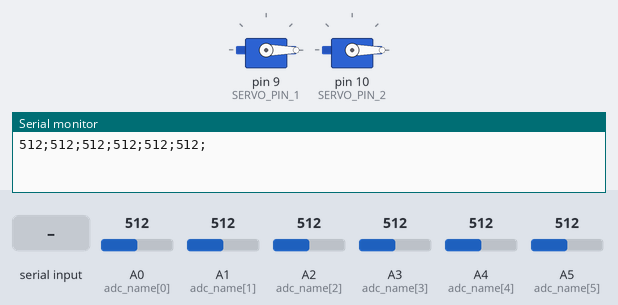
Simulated run of this program. Board: Arduino Uno, built with avr-gcc and run on an emulated ATmega328P. Parts: 2 × servo, the last lines printed to the serial monitor. The test bench sets the inputs (shaded band); at power-on: A0 (adc_name[0]) = 512, A1 (adc_name[1]) = 512, A2 (adc_name[2]) = 512, A3 (adc_name[3]) = 512, A4 (adc_name[4]) = 512, A5 (adc_name[5]) = 512.

Above: at 1.2 s.
1.3 s: "1\n" received over Serial
At 1.8 s:
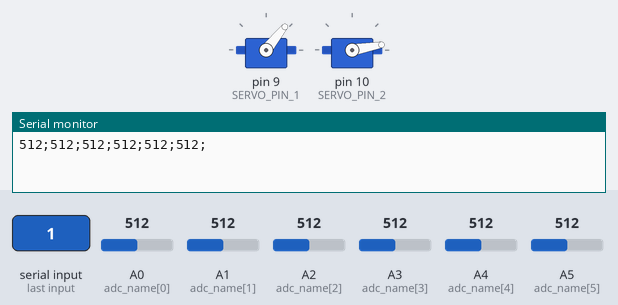
2.8 s: "0\n" received over Serial
At 4.1 s:
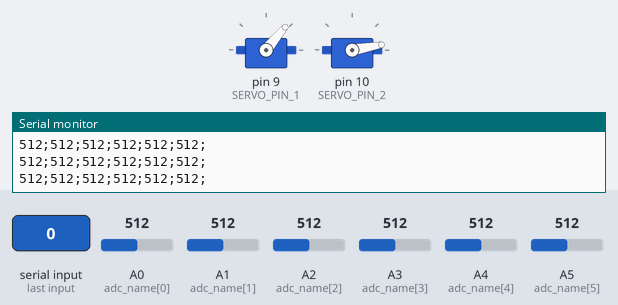
Timing chart, 0 to 5.8 s (numbered marks = the images above; inputs shaded):
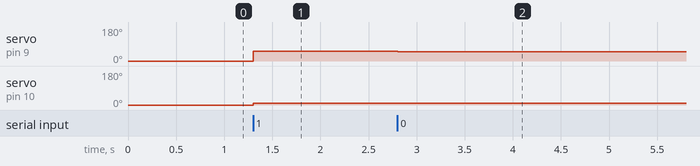

Measured:
- after the input at 1.3 s, servo on pin 9 (SERVO_PIN_1): 0° → 51° at once; servo on pin 10 (SERVO_PIN_2): 0° → 10° at once
- after the input at 2.8 s, servo on pin 9 (SERVO_PIN_1): 51° → 50° at once

The program:

main.cpp
```cpp
#include <Arduino.h>

// КУПОЛ ЭНЕРГЕТИКИ
#include <Servo.h>  // Подключаем библиотеку Servo


Servo myservo;  // создаем объект для управления сервоприводом


#define SERVO_MIN_ANGLE 0
#define SERVO_MAX_ANGLE 270
#define SERVO_PIN_1 9
#define SERVO_PIN_2 10

#define ADC_PAUSE 1000 // Пауза между отправкой данных с аналоговых входов (в миллисекундах)

// Создаём объекты для сервомоторов
Servo servo1;
Servo servo2;

void setup() {
  // Подключаем сервомоторы к пинам
  servo1.attach(SERVO_PIN_1);  // Серво 1 на пине 9
  servo2.attach(SERVO_PIN_2); // Серво 2 на пине 10

  servo1.write(0);
  servo2.write(0);

  // Открываем Serial Port
  Serial.begin(9600);

  pinMode(SERVO_PIN_1, OUTPUT);
  pinMode(SERVO_PIN_2, OUTPUT);
  pinMode(A0, INPUT);
  pinMode(A1, INPUT);
  pinMode(A2, INPUT);
  pinMode(A3, INPUT);
  pinMode(A4, INPUT);
  pinMode(A5, INPUT);

}

void loop() {

  static uint32_t timer = 0;
  static uint16_t old_angle_1 = 0;
  static uint16_t old_angle_2 = 0;


  if (millis() - timer > ADC_PAUSE) { // Проверяем, прошло ли ADC_PAUSE мс
    uint8_t adc_name[6] = {A0, A1, A2, A3, A4, A5};
    uint16_t adc_value[6];
    for (int i = 0; i < 6; i++) {
      adc_value[i] = analogRead(adc_name[i]); // Читаем значение с аналогового входа
      // Serial.write((adc_value[i] >> 8) & 0xFF); // Отправляем старший байт
      // Serial.write(adc_value[i] & 0xFF);        // Отправляем младший байт
      // Serial.print((float)adc_value[i] / 1023.0 * 5.0); // Отправляем значение входа
      Serial.print(adc_value[i]);
      Serial.print(';'); // Разделитель между значениями
    }
    Serial.print('\n'); // Новая строка после всех значений
    timer = millis(); // Сбрасываем таймер
  }


  if (Serial.available() >= 2) {
    // Читаем 2 байта
    uint8_t byte1 = Serial.read();
    uint8_t byte2 = Serial.read();

    // Преобразуем байты в углы (0-255 -> 0-270)
    uint16_t angle1 = map(byte1, 0, 255, SERVO_MIN_ANGLE, SERVO_MAX_ANGLE);
    uint16_t angle2 = map(byte2, 0, 255, SERVO_MIN_ANGLE, SERVO_MAX_ANGLE);

    // Ограничиваем углы диапазоном 0-360 (на случай ошибок)
    // angle1 = constrain(angle1, SERVO_MIN_ANGLE, SERVO_MAX_ANGLE);
    // angle2 = constrain(angle2, SERVO_MIN_ANGLE, SERVO_MAX_ANGLE);


    // Устанавливаем углы для сервомоторов

    // if(old_angle_1 < angle1) {
    //   for(uint16_t i = old_angle_1; i <= angle1; i++){
    //     servo1.write(i);
    //     delay(2);
    //   }
    // }
    // else {
    //   for(uint16_t i = old_angle_1; i >= angle1; i--){
    //     servo1.write(i);
    //     delay(2);
    //   }
    // }

    // if(old_angle_2 < angle2) {
    //   for(uint16_t i = old_angle_2; i <= angle2; i++){
    //     servo2.write(i);
    //     delay(2);
    //   }
    // }
    // else {
    //   for(uint16_t i = old_angle_2; i >= angle2; i--){
    //     servo2.write(i);
    //     delay(2);
    //   }
    // }

    servo1.write(angle1);
    servo2.write(angle2);

    // old_angle_1 = angle1;
    // old_angle_2 = angle2;

    // Ждём, пока сервомоторы выполнят команду (опционально)
    delay(15);  // Минимальная задержка для стабильности
  }
}
```
